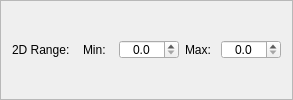
                  <widget class="QFrame" name="frame_cmap">
                   <property name="sizePolicy">
                    <sizepolicy hsizetype="Minimum" vsizetype="Preferred">
                     <horstretch>0</horstretch>
                     <verstretch>0</verstretch>
                    </sizepolicy>
                   </property>
                   <property name="frameShape">
                    <enum>QFrame::StyledPanel</enum>
                   </property>
                   <property name="frameShadow">
                    <enum>QFrame::Raised</enum>
                   </property>
                   <layout class="QHBoxLayout" name="horizontalLayout_13">
                    <property name="topMargin">
                     <number>0</number>
                    </property>
                    <property name="bottomMargin">
                     <number>0</number>
                    </property>
                    <item>
                     <widget class="QLabel" name="label_22">
                      <property name="minimumSize">
                       <size>
                        <width>65</width>
                        <height>0</height>
                       </size>
                      </property>
                      <property name="maximumSize">
                       <size>
                        <width>65</width>
                        <height>16777215</height>
                       </size>
                      </property>
                      <property name="sizeIncrement">
                       <size>
                        <width>0</width>
                        <height>0</height>
                       </size>
                      </property>
                      <property name="styleSheet">
                       <string notr="true">font: 25 10pt &quot;Calibri Light&quot;;</string>
                      </property>
                      <property name="text">
                       <string>2D Range:</string>
                      </property>
                      <property name="alignment">
                       <set>Qt::AlignLeading|Qt::AlignLeft|Qt::AlignVCenter</set>
                      </property>
                     </widget>
                    </item>
                    <item>
                     <widget class="QLabel" name="label_20">
                      <property name="minimumSize">
                       <size>
                        <width>30</width>
                        <height>0</height>
                       </size>
                      </property>
                      <property name="maximumSize">
                       <size>
                        <width>30</width>
                        <height>16777215</height>
                       </size>
                      </property>
                      <property name="styleSheet">
                       <string notr="true">font: 25 10pt &quot;Calibri Light&quot;;</string>
                      </property>
                      <property name="text">
                       <string>Min:</string>
                      </property>
                     </widget>
                    </item>
                    <item>
                     <widget class="QDoubleSpinBox" name="min_hm2d">
                      <property name="minimumSize">
                       <size>
                        <width>60</width>
                        <height>19</height>
                       </size>
                      </property>
                      <property name="maximumSize">
                       <size>
                        <width>60</width>
                        <height>19</height>
                       </size>
                      </property>
                      <property name="styleSheet">
                       <string notr="true">font: 25 italic 10pt &quot;Calibri Light&quot;;
</string>
                      </property>
                      <property name="alignment">
                       <set>Qt::AlignCenter</set>
                      </property>
                      <property name="decimals">
                       <number>1</number>
                      </property>
                      <property name="singleStep">
                       <double>1.000000000000000</double>
                      </property>
                     </widget>
                    </item>
                    <item>
                     <widget class="QLabel" name="label_21">
                      <property name="minimumSize">
                       <size>
                        <width>30</width>
                        <height>0</height>
                       </size>
                      </property>
                      <property name="maximumSize">
                       <size>
                        <width>30</width>
                        <height>16777215</height>
                       </size>
                      </property>
                      <property name="styleSheet">
                       <string notr="true">font: 25 10pt &quot;Calibri Light&quot;;</string>
                      </property>
                      <property name="text">
                       <string>Max:</string>
                      </property>
                     </widget>
                    </item>
                    <item>
                     <widget class="QDoubleSpinBox" name="max_hm2d">
                      <property name="minimumSize">
                       <size>
                        <width>60</width>
                        <height>19</height>
                       </size>
                      </property>
                      <property name="maximumSize">
                       <size>
                        <width>60</width>
                        <height>19</height>
                       </size>
                      </property>
                      <property name="styleSheet">
                       <string notr="true">font: 25 italic 10pt &quot;Calibri Light&quot;;
</string>
                      </property>
                      <property name="alignment">
                       <set>Qt::AlignCenter</set>
                      </property>
                      <property name="decimals">
                       <number>1</number>
                      </property>
                      <property name="maximum">
                       <double>500.000000000000000</double>
                      </property>
                      <property name="singleStep">
                       <double>1.000000000000000</double>
                      </property>
                     </widget>
                    </item>
                   </layout>
                  </widget>
